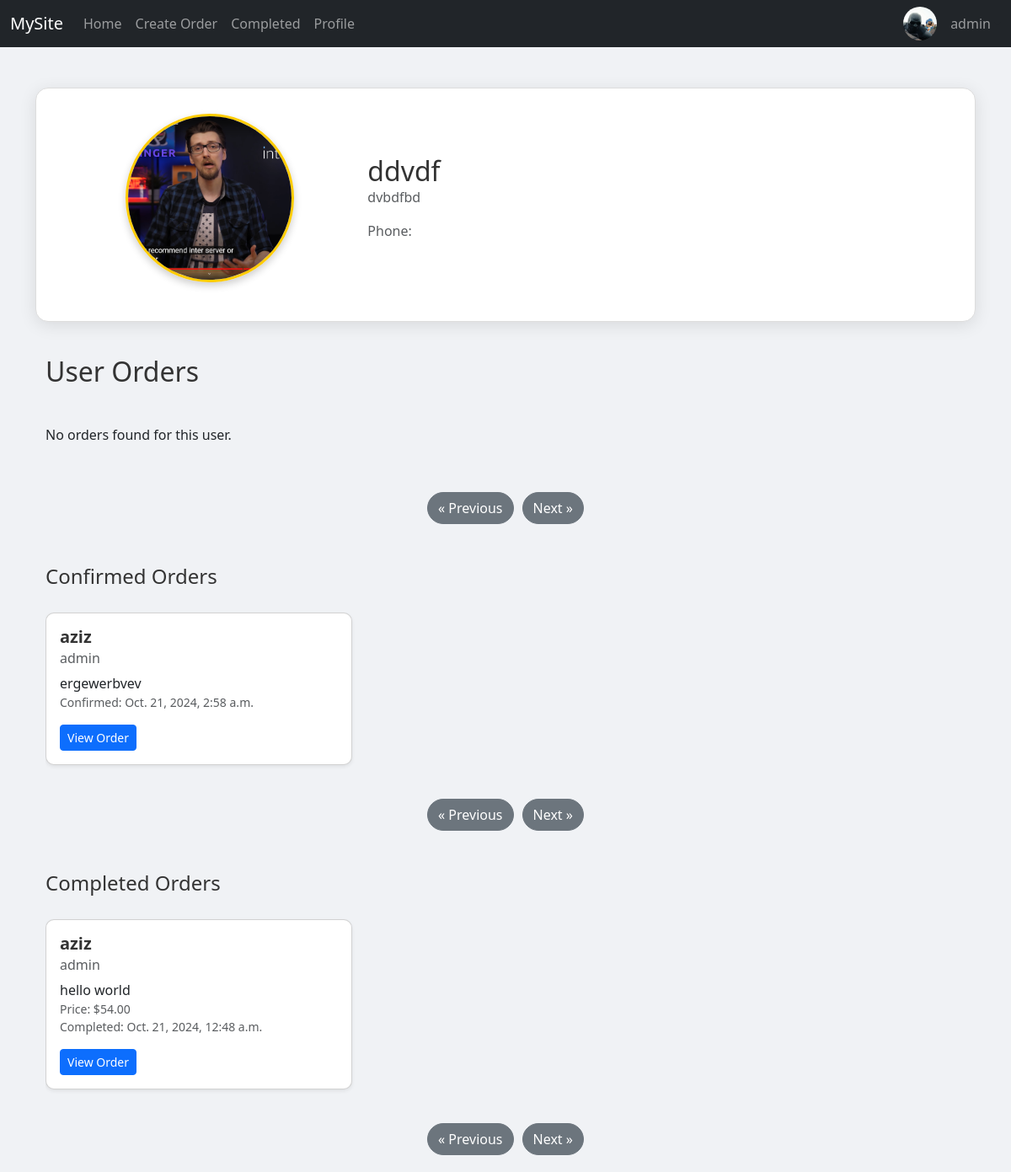
The page /profile/aziz/ (signed in) on the database its author committed.
### user/models.py (models this page shows, shortened)
class Profile(models.Model):
    user = models.OneToOneField(User, on_delete=models.CASCADE)
    name = models.CharField(max_length=100)
    bio = models.TextField(max_length=500, blank=True)
    image = models.ImageField(
        default="profile_pics/default-profile.png", upload_to="profile_pics"
    )
    phone = models.CharField(max_length=15, blank=True)

### order_confirmations/models.py (models this page shows, shortened)
class OrderConfirmation(models.Model):
    order = models.OneToOneField(Order, on_delete=models.CASCADE)
    confirmed_by = models.ForeignKey(
        User, on_delete=models.SET_NULL, null=True, related_name="confirmations"
    )
    confirmed_at = models.DateTimeField(null=True, blank=True)
    completed = models.BooleanField(default=False)
    completed_at = models.DateTimeField(null=True, blank=True)
    price = models.DecimalField(
        max_digits=10, decimal_places=2, default=0.00
    )  # Add price field

### main/models.py (models this page shows, shortened)
class Order(models.Model):
    user = models.ForeignKey(User, on_delete=models.CASCADE)
    seller = models.CharField(max_length=100)
    description = models.TextField()
    created = models.DateTimeField(auto_now_add=True)

### user/views.py (the view)
@login_required
def get_orders_by_username(request, username):
    user = get_object_or_404(User, username=username)
    profile = get_object_or_404(
        Profile, user=user
    )  # Use user object to get the profile
    orders = Order.objects.filter(user=user).order_by("-created")
    confirmed_orders = (
        OrderConfirmation.objects.filter(completed=False)
        .order_by("-confirmed_at")
        .select_related("order", "confirmed_by")
    )
    completed_orders = (
        OrderConfirmation.objects.filter(completed=True)
        .order_by("-completed_at")
        .select_related("order", "confirmed_by")
    )
    return render(
        request,
        "user_orders.html",
        {
            "confirmed_orders": confirmed_orders,
            "profile": profile,
            "completed_orders": completed_orders,
            "orders": orders,  # Include your existing orders if needed
        },
    )

### user/templates/user_orders.html (shortened to what this page needs)
{% extends 'base.html' %}
{% block content %}
<!DOCTYPE html>
<html lang="en">
<head>
    <link href="https://cdn.jsdelivr.net/npm/bootstrap@5.3.0-alpha1/dist/css/bootstrap.min.css" rel="stylesheet">
</head>
<body>
    <div class="container mt-5">
        <div class="row profile-card align-items-center">
            <div class="col-md-4 text-center">
                <img src="{{ profile.image.url }}" alt="{{ profile.name }}" class="profile-image mb-3">
            </div>
            <div class="col-md-8">
                <h2 class="mb-0">{{ profile.name }}</h2>
                <p class="text-muted">{{ profile.bio }}</p>
                <p class="text-muted">Phone: {{ profile.phone_number }}</p>
            </div>
        </div>
        <h2 class="mb-4">User Orders</h2>
        <div class="carousel-container" id="orders-carousel">
            {% for order in orders %}
            <div class="card shadow-sm">
                <div class="card-body">
                    <h5 class="card-title">{{ order.seller }}</h5>
                    <h6 class="card-subtitle mb-2 text-muted">{{ order.user.username }}</h6>
                    <p class="card-text">
                        {{ order.description|truncatechars:15 }}<br>
                        <small class="text-muted">{{ order.orders.count }} items</small>
                        <small class="text-muted">{{ order.created|date:"Y-m-d H:i" }}</small>
                    </p>
                    <a href="{% url 'order_detail' order.pk %}" class="btn btn-primary btn-sm">View Order</a>
                </div>
            </div>
            {% empty %}
            <div class="text-center">
                <p>No orders found for this user.</p>
            </div>
            {% endfor %}
        </div>
        <div class="carousel-pagination">
            <button class="btn btn-secondary" onclick="scrollCarousel('left')">&laquo; Previous</button>
            <button class="btn btn-secondary" onclick="scrollCarousel('right')">Next &raquo;</button>
        </div>
        <h4 class="mt-5">Confirmed Orders</h4>
        <div class="carousel-container" id="confirmed-orders-carousel">
            {% for confirmed_order in confirmed_orders %}
            <div class="card shadow-sm">
                <div class="card-body">
                    <h5 class="card-title">{{ confirmed_order.order.seller }}</h5>
                    <h6 class="card-subtitle mb-2 text-muted">{{ confirmed_order.confirmed_by.username }}</h6>
                    <p class="card-text">
                        {{ confirmed_order.order.description|truncatechars:15 }}<br>
                        <small class="text-muted">Confirmed: {{ confirmed_order.confirmed_at }}</small>
                    </p>
                    <a href="{% url 'order_detail' confirmed_order.order.pk %}" class="btn btn-primary btn-sm">View
                        Order</a>
                </div>
            </div>
            {% empty %}
            <div class="text-center">
                <p>No confirmed orders found.</p>
            </div>
            {% endfor %}
        </div>
        <div class="carousel-pagination">
            <button class="btn btn-secondary" onclick="scrollCarousel('left', '#confirmed-orders-carousel')">&laquo;
                Previous</button>
            <button class="btn btn-secondary" onclick="scrollCarousel('right', '#confirmed-orders-carousel')">Next
                &raquo;</button>
        </div>
        <h4 class="mt-5">Completed Orders</h4>
        <div class="carousel-container" id="completed-orders-carousel">
            {% for completed_order in completed_orders %}
            <div class="card shadow-sm">
                <div class="card-body">
                    <h5 class="card-title">{{ completed_order.order.seller }}</h5>
                    <h6 class="card-subtitle mb-2 text-muted">{{ completed_order.confirmed_by.username }}</h6>
                    <p class="card-text">
                        {{ completed_order.order.description|truncatechars:15 }}<br>
                        <small class="text-muted">Price: ${{ completed_order.price }}</small>
                        <small class="text-muted">Completed: {{ completed_order.completed_at }}</small>
                    </p>
                    <a href="{% url 'order_detail' completed_order.order.pk %}" class="btn btn-primary btn-sm">View
                        Order</a>
                </div>
            </div>
            {% empty %}
            <div class="text-center">
                <p>No completed orders found.</p>
            </div>
            {% endfor %}
        </div>
        <div class="carousel-pagination">
            <button class="btn btn-secondary" onclick="scrollCarousel('left', '#completed-orders-carousel')">&laquo;
                Previous</button>
            <button class="btn btn-secondary" onclick="scrollCarousel('right', '#completed-orders-carousel')">Next
                &raquo;</button>
        </div>
    </div>
</body>
</html>
{% endblock %}

### templates/base.html (shortened to what this page needs)
{% load static %}
<!DOCTYPE html>
<html lang="en">
<head>
    <link href="https://cdn.jsdelivr.net/npm/bootstrap@5.0.2/dist/css/bootstrap.min.css" rel="stylesheet"
>
    <link rel="stylesheet" href="https://cdn.jsdelivr.net/npm/bootstrap-icons@1.5.0/font/bootstrap-icons.css">
</head>
<body>
    <nav class="navbar navbar-expand-lg navbar-dark bg-dark d-none d-lg-flex">
        <div class="container-fluid">
            <a class="navbar-brand" href="/">MySite</a>
            <div class="collapse navbar-collapse" id="navbarNav">
                <ul class="navbar-nav me-auto mb-2 mb-lg-0">
                    <li class="nav-item">
                        <a class="nav-link" href="/">Home</a>
                    </li>
                    <li class="nav-item">
                        <a class="nav-link" href="{% url 'order_create' %}">Create Order</a>
                    </li>
                    <li class="nav-item">
                        <a class="nav-link" href="{% url 'completed_orders' %}">Completed</a>
                    </li>
                    <li class="nav-item">
                        <a class="nav-link" href="{% url 'profile' %}">Profile</a>
                    </li>
                </ul>
                <ul class="navbar-nav">
                    {% if user.is_authenticated %}
                    <li class="nav-item dropdown">
                        <div class="user-info dropdown-toggle d-flex align-items-center" id="profileDropdown"
                            data-bs-toggle="dropdown" aria-expanded="false">
                            <img src="{% if request.user.profile.image %}{{ request.user.profile.image.url }}{% else %}{% static 'default-profile.png' %}{% endif %}"
                                alt="Profile Picture" class="rounded-circle" style="width: 40px; height: 40px;">
                            <span class="navbar-text ms-3">{{ user.username }}</span>
                        </div>
                    </li>
                    {% else %}
                    <li class="nav-item">
                        <a class="nav-link" href="{% url 'account_login' %}">Login</a>
                    </li>
                    {% endif %}
                </ul>
            </div>
        </div>
    </nav>
    <div class="container">{% block content %} {% endblock %}</div>
</body>
</html>

### user/templates/user_orders.html (style rules this page uses)
body { background-color: #f0f2f5; }
.carousel-container { display: flex; overflow-x: auto; scroll-snap-type: x mandatory; gap: 15px; padding: 20px 0; }
.carousel-container .card { flex: 0 0 33.333%; scroll-snap-align: start; border-radius: 10px; transition: transform 0.2s; }
.profile-image { width: 200px; height: 200px; object-fit: cover; border: 3px solid #ffcc00; border-radius: 50%; box-shadow: 0 4px 10px rgba(0, 0, 0, 0.2); }
.profile-card { border: 1px solid #ddd; border-radius: 15px; padding: 30px; background-color: #ffffff; box-shadow: 0 4px 20px rgba(0, 0, 0, 0.1); margin-bottom: 40px; }
.carousel-pagination { display: flex; justify-content: center; margin: 20px 0; }
.carousel-pagination button { margin: 0 5px; border-radius: 20px; transition: background-color 0.3s; }
.card-title { font-weight: bold; color: #333; }
.card-text small { display: block; color: #666; }
h2, h4 { color: #333; }

### rows shown on the page
Profile: image (picture), name "ddvdf", bio "dvbdfbd"
OrderConfirmation: order.seller "aziz", confirmed_by.username "admin", order.description "ergewerbvev", confirmed_at "Oct. 21, 2024, 2:58 a.m."
OrderConfirmation: order.seller "aziz", confirmed_by.username "admin", order.description "hello world", price "54.00", completed_at "Oct. 21, 2024, 12:48 a.m."

### other values the page prints
{{ user.username }} "admin"
